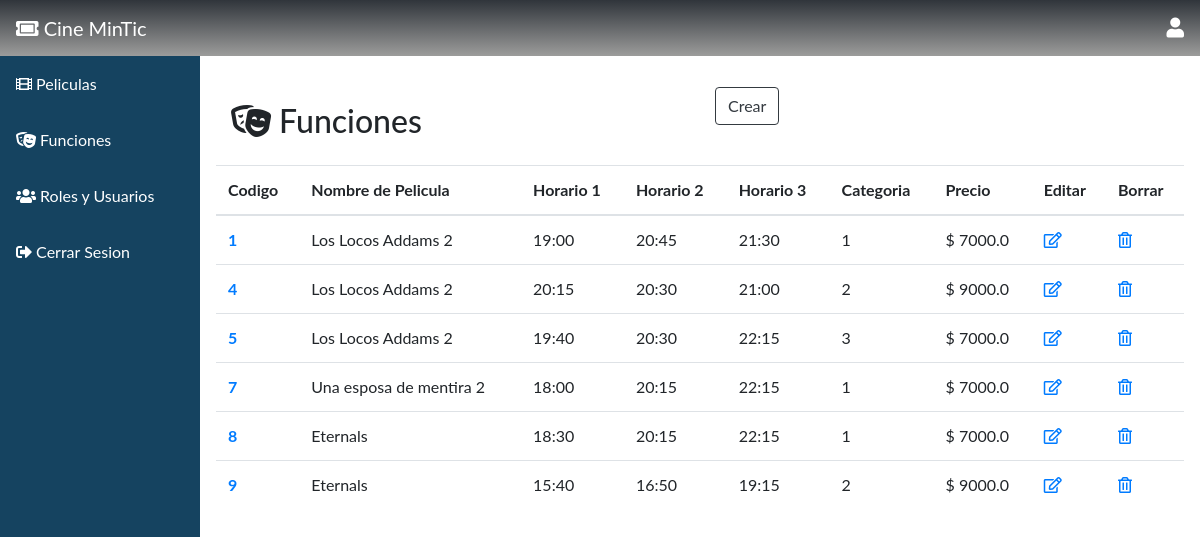
The page /admin_funciones/ (signed in) on the database its author committed.
### tables this page shows
CREATE TABLE funcion (id INTEGER PRIMARY KEY AUTOINCREMENT, categoria VARCHAR, hora1 TIME, hora2 TIME, hora3 TIME, sala VARCHAR, puntuacion DOUBLE, precio DOUBLE, pelicula_codigo INT REFERENCES pelicula (codigo) ON DELETE CASCADE ON UPDATE CASCADE);

CREATE TABLE pelicula (codigo INTEGER PRIMARY KEY AUTOINCREMENT, nombre VARCHAR, descripcion VARCHAR, genero VARCHAR, clasificacion VARCHAR, duracion INTEGER, director VARCHAR, "cast" VARCHAR, idioma VARCHAR, calificacion DOUBLE, portada VARCHAR, trailer STRING);

### main.py (the view)
@app.route('/admin_funciones/', methods=['GET', 'POST'])
def manage_functions():
    if g.user is None:
        return redirect(url_for('home'))
    if g.user[6]!=1 and g.user[6]!=2:
        return redirect(url_for('home'))
    if request.method == 'GET':
        db=get_db()
        result=db.execute("SELECT id,categoria,sala,hora1,hora2,hora3,precio,codigo,nombre FROM funcion inner join pelicula ON funcion.pelicula_codigo=pelicula.codigo")
        result= result.fetchall()
        db.close()
    return render_template('funciones.html',result=result)

### db.py (called while the page is built)
def get_db():
    try:
        if 'db' not in g:
            print('conectada')
            g.db = sqlite3.connect('cinemintic.db')
        return g.db
    except Error:
        print(Error)

### main.py (called while the page is built)
@app.before_request
def cargar_usuario_registrado():
    id_usuario = session.get('id_usuario')
    if id_usuario is None:
        g.user = None
    else:
        g.user = get_db().execute(
                'SELECT id, nombre, email, password,fecha_nacimiento,genero,cargo_id FROM usuario WHERE id = ?'
                ,
                (id_usuario,)
            ).fetchone()

### templates/funciones.html (shortened to what this page needs)
{% extends "bootstrap/base.html" %}
{% block styles %}
  <link rel="stylesheet" href="https://maxcdn.bootstrapcdn.com/bootstrap/4.0.0/css/bootstrap.min.css">
  <link href="https://cdnjs.cloudflare.com/ajax/libs/font-awesome/5.13.0/css/all.min.css" rel="stylesheet">
{% endblock %}
{% block content %}
  <div class="sidebar">
    <a class="active" href="{{ url_for('home') }}"><i class="fas fa-ticket-alt"></i> Cine MinTic</a>
    <a href="{{ url_for('manage_movies') }}"><i class="fas fa-film"></i> Peliculas</a>
    <a href="{{ url_for('manage_functions') }}"><i class="fas fa-theater-masks"></i> Funciones</a>
    {% if g.user[6]==1%}
    <a href="{{ url_for('manage_users') }}"><i class="fas fa-users"></i> Roles y Usuarios</a>
    {% endif %}
    <a href="{{ url_for('logout') }}"><i class="fas fa-sign-out-alt"></i> Cerrar Sesion</a>
  </div>
  <nav style="background: linear-gradient(180deg, var(--black2) 0%, var(--black1) 100%);color: white;" class="navbar justify-content-between">
    <a class="navbar-brand"><i class="fas fa-ticket-alt"></i> Cine MinTic</a>
    <i style="font-size:20px" class="fas fa-user"></i>
  </nav>
  <div class="content">
    <div style="padding-top: 30px;padding-bottom: 10px;" class="row">
    <div class="col"><h2 style="margin:15px;"><i class="fas fa-theater-masks"></i> Funciones</h2></div>
    <div class="col"><a class="btn btn-outline-dark" role="button" aria-disabled="true" href="{{ url_for('create_funcion') }}">Crear</a></div>
  </div>
    <table class="table">
    <thead>
      <tr>
        <th scope="col">Codigo</th>
        <th scope="col">Nombre de Pelicula</th>
        <th scope="col">Horario 1</th>
        <th scope="col">Horario 2</th>
        <th scope="col">Horario 3</th>
        <th scope="col">Categoria</th>
        <th scope="col">Precio</th>
        <th scope="col">Editar</th>
        <th scope="col">Borrar</th>
      </tr>
    </thead>
    <tbody>
      {% for fila in result %}
      <tr>
        <th scope="row"><a href="{{ url_for('seefuncion',id=fila[0]) }}">{{ fila[0] }}</a></th>
        <td>{{ fila[8] }}</td>
        <td>{{ fila[3] }}</td>
        <td>{{ fila[4] }}</td>
        <td>{{ fila[5] }}</td>
        <td>{{ fila[2] }}</td>
        <td>$ {{ fila[6] }}</td>
        <td><a href="{{ url_for('editfuncion',id=fila[0]) }}"><i class="far fa-edit"></i></a></td>
        <td><a href="{{ url_for('deletefuncion',id=fila[0]) }}"><i class="far fa-trash-alt"></i></a></td>
      </tr>
      {% endfor %}
    </tbody>
  </table>
  </div>
{% endblock %}

### templates/funciones.html (style rules this page uses)
:root { --gold1:#F4BD76; --gold2:#F6CD8F; --gray:#ffffff80; --gray2:#f7d9d990; --black1: #9C9C9B; --black2: #30353B; --shadow: 0 8px 8px; --color_shadow: #00000033; }
body { margin: 0; font-family: "Lato", sans-serif; }
.sidebar { margin: 0; padding: 0; width: 200px; background-color: #154360; position: fixed; height: 100%; overflow: auto; }
.sidebar a { display: block; color: white; padding: 16px; text-decoration: none; }
.sidebar a.active { background: linear-gradient(180deg, var(--black2) 0%, var(--black1) 100%);color: white; color: white; }
div.content { margin-left: 200px; padding: 1px 16px; height: 1000px; }

### rows shown on the page
funcion: id "1", nombre "Los Locos Addams 2", hora1 "19:00", hora2 "20:45", hora3 "21:30", sala "1", precio "7000.0"
funcion: id "4", nombre "Los Locos Addams 2", hora1 "20:15", hora2 "20:30", hora3 "21:00", sala "2", precio "9000.0"
funcion: id "5", nombre "Los Locos Addams 2", hora1 "19:40", hora2 "20:30", hora3 "22:15", sala "3", precio "7000.0"
funcion: id "7", nombre "Una esposa de mentira 2", hora1 "18:00", hora2 "20:15", hora3 "22:15", sala "1", precio "7000.0"
funcion: id "8", nombre "Eternals", hora1 "18:30", hora2 "20:15", hora3 "22:15", sala "1", precio "7000.0"
funcion: id "9", nombre "Eternals", hora1 "15:40", hora2 "16:50", hora3 "19:15", sala "2", precio "9000.0"
